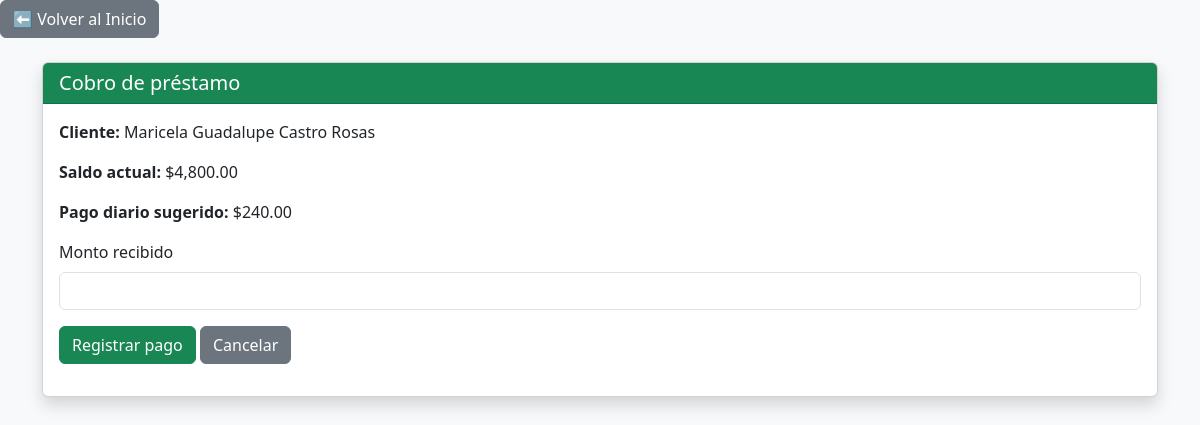
The page /prestamos_je/cobrar.php?id=1 on the database its author committed.
### tables this page shows
CREATE TABLE `prestamos` (
  `id_prestamo` int(11) NOT NULL,
  `id_cliente` int(11) DEFAULT NULL,
  `id_empleado` int(11) DEFAULT NULL,
  `monto_prestado` decimal(10,2) DEFAULT NULL,
  `interes` decimal(10,2) DEFAULT NULL,
  `total_pagar` decimal(10,2) DEFAULT NULL,
  `pago_diario` decimal(10,2) DEFAULT NULL,
  `fecha_inicio` date DEFAULT NULL,
  `dias` int(11) DEFAULT 20,
  `estado` enum('ACTIVO','PAGADO','ATRASADO') DEFAULT 'ACTIVO',
  `interes_total` decimal(10,2) NOT NULL DEFAULT 0.00,
  `saldo_actual` decimal(10,2) DEFAULT 0.00
);

CREATE TABLE `clientes` (
  `id_cliente` int(11) NOT NULL,
  `curp_ine` varchar(25) DEFAULT NULL,
  `nombre` varchar(50) DEFAULT NULL,
  `apellido` varchar(50) DEFAULT NULL,
  `fecha_nacimiento` date DEFAULT NULL,
  `direccion` varchar(100) DEFAULT NULL,
  `numero_exterior` varchar(20) DEFAULT NULL,
  `colonia` varchar(50) DEFAULT NULL,
  `telefono` varchar(15) DEFAULT NULL,
  `autoriza_credito` enum('SI','NO') DEFAULT 'NO',
  `estatus` enum('ACTIVO','MAL_HISTORIAL','BLOQUEADO') DEFAULT 'ACTIVO',
  `id_asesor` int(11) NOT NULL,
  `id_usuario` int(11) NOT NULL,
  `fecha_registro` timestamp NOT NULL DEFAULT current_timestamp(),
  `negocio` varchar(150) DEFAULT NULL,
  `observaciones` text DEFAULT NULL,
  `numero_ext` varchar(10) DEFAULT NULL,
  `fecha_bloqueo` date DEFAULT NULL,
  `fecha_desbloqueo` date DEFAULT NULL,
  `dias_bloqueo` int(11) DEFAULT NULL,
  `motivo_bloqueo` text DEFAULT NULL
);

### prestamos_je/cobrar.php (the view, shortened to what this page needs)
<?php
include("conexion.php");
include("menu.php");
$id = intval($_GET['id']);
$sql = "
    SELECT
        pr.id_prestamo,
        c.nombre,
        c.apellido,
        pr.total_pagar,
        pr.pago_diario,
        IFNULL(SUM(pa.monto_pagado),0) AS pagado
    FROM prestamos pr
    INNER JOIN clientes c ON pr.id_cliente = c.id_cliente
    LEFT JOIN pagos pa ON pr.id_prestamo = pa.id_prestamo
    WHERE pr.id_prestamo = $id
    GROUP BY pr.id_prestamo
";
$prestamo = $conexion->query($sql)->fetch_assoc();
$saldo = $prestamo['total_pagar'] - $prestamo['pagado'];
?>
<!DOCTYPE html>
<html lang="es">
<head>
    <link href="https://cdn.jsdelivr.net/npm/bootstrap@5.3.2/dist/css/bootstrap.min.css" rel="stylesheet">
</head>
<body class="bg-light">
<div class="container mt-4">
<div class="card shadow">
    <div class="card-header bg-success text-white">
        <h5 class="mb-0">Cobro de préstamo</h5>
    </div>
    <div class="card-body">
        <p><b>Cliente:</b> <?= $prestamo['nombre']." ".$prestamo['apellido'] ?></p>
        <p><b>Saldo actual:</b> $<?= number_format($saldo,2) ?></p>
        <p><b>Pago diario sugerido:</b> $<?= number_format($prestamo['pago_diario'],2) ?></p>
        <?php if ($saldo > 0) { ?>
        <form method="POST" action="registrar_pago.php">
            <label class="form-label">Monto recibido</label>
            <input type="number"
                   name="monto_pagado"
                   step="0.01"
                   class="form-control mb-3"
                   min="1"
                   max="<?= $saldo ?>"
                   required>
            <button class="btn btn-success">Registrar pago</button>
            <a href="cobranza_diaria.php" class="btn btn-secondary">Cancelar</a>
        </form>
        <?php } ?>
    </div>
</div>
</div>
</body>
</html>

### rows shown on the page
prestamos: id_cliente.nombre "Maricela Guadalupe", id_cliente.apellido "Castro Rosas", pago_diario "240.00"

### other values the page prints
$saldo "4,800.00"
